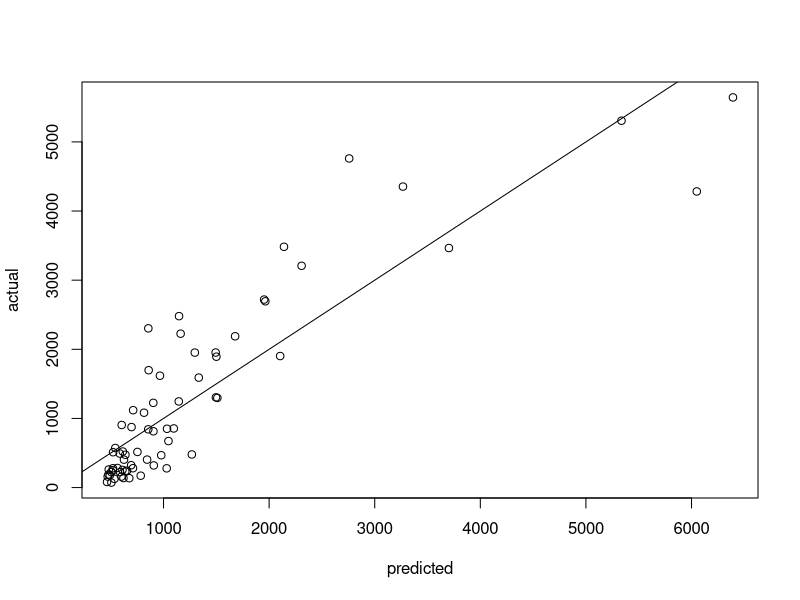
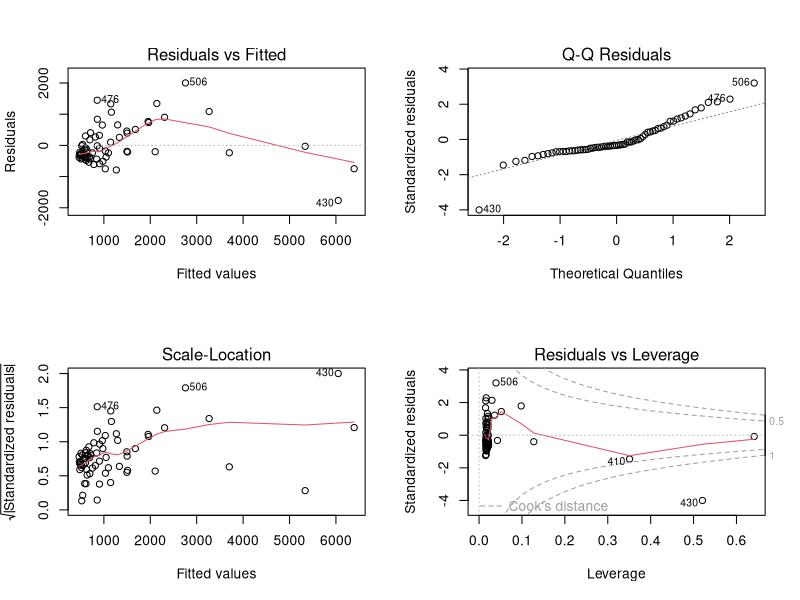
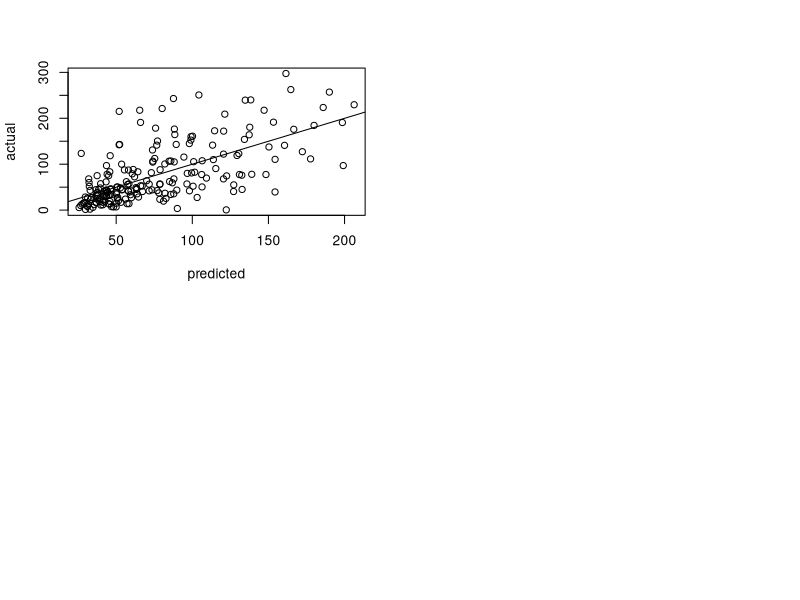
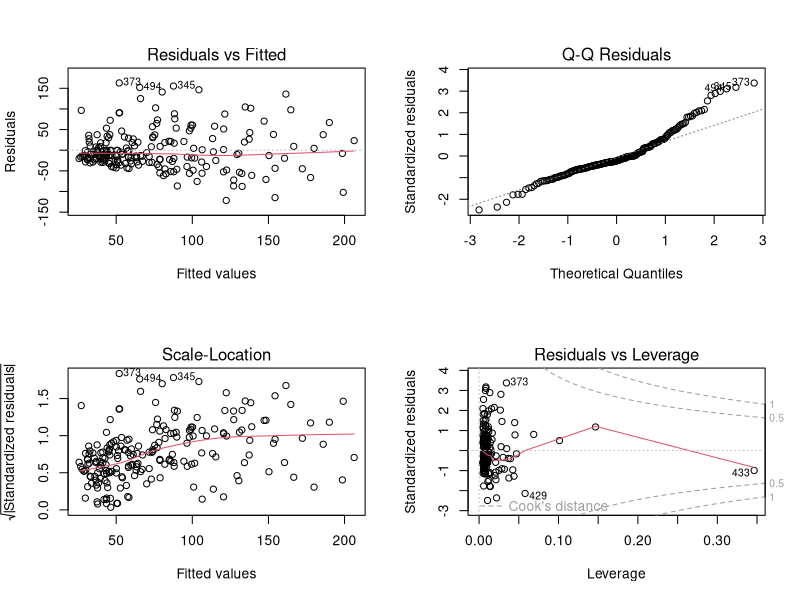

Here is the R script that generated these plots, in order:
laborData = read.csv("LaborData.csv")

#Remove Outliers
#laborData <- laborData[-c(358, 364, 368, 399, 405, 410, 430, 442, 443, 473, 474, 476, 481, 506),]
#laborData <- laborData[-c(430, 476, 506),]

#Prepare Data
#laborData$above100k <- ifelse(laborData$tot_mat + laborData$tot_sub > 100000, 1, 0)
laborData <- laborData[which(laborData$tot_mat > 0 & laborData$tot_sub > 0),]
laborData <- laborData[which(laborData$En_hours > 0),]
laborData <- laborData[which(laborData$Pm_hours > 0),]
laborData <- laborData[which(laborData$Sf_hours > 0),]
laborData <- laborData[which(laborData$Gr_hours > 0),]
laborData <- laborData[which(laborData$Cm_hours > 0),]

above100kData <- laborData[which(laborData$tot_mat + laborData$tot_sub >= 100000),]
below100kData <- laborData[which(laborData$tot_mat + laborData$tot_sub < 100000),]

#Create Models
aboveEngModel <- lm(En_hours ~ tot_mat + tot_sub, data = above100kData)
belowEngModel <- lm(En_hours ~ tot_mat + tot_sub, data = below100kData)

#Display Models
summary(aboveEngModel)
plot(predict(aboveEngModel), above100kData$En_hours, xlab = "predicted", ylab = "actual")
abline(a = 0, b = 1)

par(mfrow = c(2, 2))
plot(aboveEngModel)

summary(belowEngModel)
plot(predict(belowEngModel), below100kData$En_hours, xlab = "predicted", ylab = "actual")
abline(a = 0, b = 1)

par(mfrow = c(2, 2))
plot(belowEngModel)



